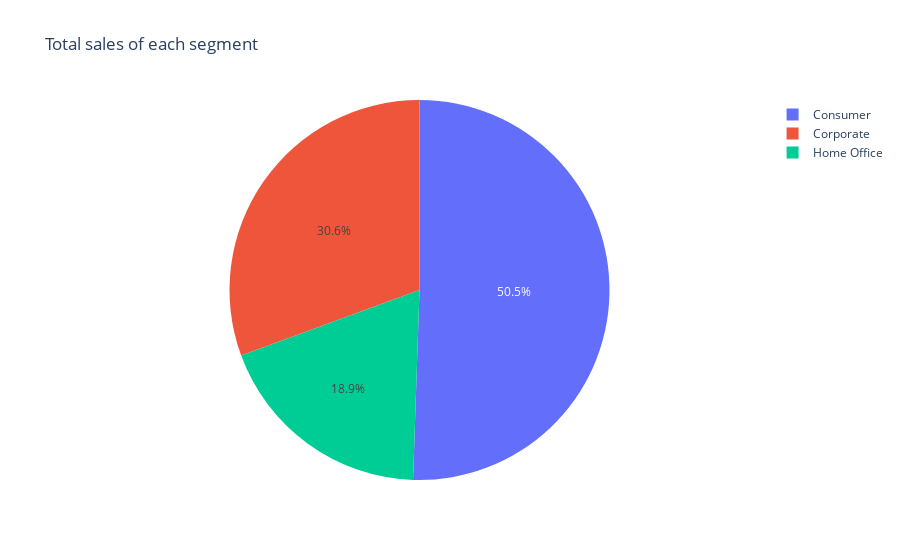

Write notebook code for a chart like this one.
### Code cell
segment_sales = df.groupby('segment', as_index=False)['sales'].sum()

px.pie(data_frame= segment_sales , names= "segment" , values= "sales", title="Total sales of each segment")

### Figure 1 — Plotly figure (JSON) as saved in the notebook; plotly's stock layout.template omitted (floating-point values rounded to 4 significant figures)
{"data": [{"domain": {"x": [0, 1], "y": [0, 1]}, "hovertemplate": "segment=%{label}<br>sales=%{value}<extra></extra>", "labels": ["Consumer", "Corporate", "Home Office"], "legendgroup": "", "name": "", "showlegend": true, "type": "pie", "values": [963500.0, 583600.0, 359400.0]}], "layout": {"legend": {"tracegroupgap": 0}, "title": {"text": "Total sales of each segment"}}}
